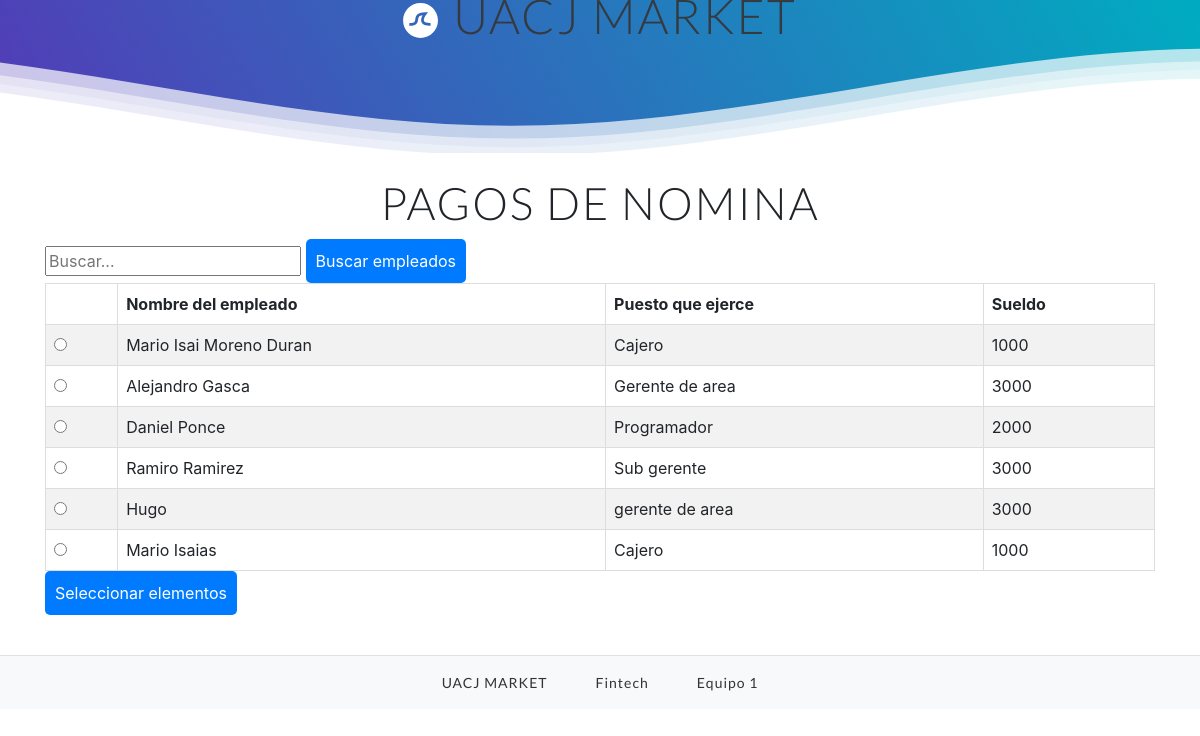
Screenshot of /nomina/ with the database file from the repository.
### sitio/models.py (models this page shows, shortened)
class empleados(models.Model):
    Nombre = models.CharField(max_length=50)
    puesto = models.CharField(max_length=50)
    sueldo = models.IntegerField()

### sitio/views.py (the view)
# urls.py: path('nomina/', views.nominas, name="nomina"),
def nominas(request):
    datos = empleados.objects.all()
    if request.method == 'POST':
         datos  = request.POST.getlist('datos')
         datos = datos[0]
         datos = empleados.objects.filter(id=datos)
         return render(request, 'sitio/nominas/transferenciaNomina.html', {'datos': datos})
    else:
        return render(request, 'sitio/nominas/nomina.html', {'datos': datos})

### sitio/templates/sitio/nominas/nomina.html (shortened to what this page needs)
{% extends 'registration/layout.html' %} {% block content %}
<div class="row">
    <div class="col-12 mb-3">
        <h1 class="text-uppercase text-center display-4 title-form-register">PAGOS DE NOMINA</h1>
        <form method="GET">
            <input type="text" name="buscar" placeholder="Buscar..." value="{{ request.GET.buscar }}">
            <button type="submit" style="background-color: #007bff; color: #fff; padding: 10px; border: none; border-radius: 5px; cursor: pointer;">Buscar empleados</button>
        </form>
        <form method="post" action="{% url 'SITIO:nomina' %}">
            <table>
              <tr>
                <th></th>
                <th>Nombre del empleado</th>
                <th>Puesto que ejerce</th>
                <th>Sueldo</th>
              </tr>
              {% for dato in datos %}
              <tr>
                <td> <input type="radio" name="datos" value="{{ dato.id }}"> </td>
                <td>{{ dato.Nombre }}</td>
                <td>{{ dato.puesto }}</td>
                <td>{{ dato.sueldo }}</td>
              </tr>
              {% endfor %}
            </table>
            <input type="submit" style="background-color: #007bff; color: #fff; padding: 10px; border: none; border-radius: 5px; cursor: pointer;" value="Seleccionar elementos" disabled>
          </form>
</div>
{% endblock %}

### sitio/static/sitio/style.css (style rules this page uses)
body { background-image: url('media/Fondo.png'); }
.title-form-register { font-size: 2.8em; }

### ECOMMERCE/templates/registration/layout.html (style rules this page uses)
body { margin: 0; }
h1 { font-family: 'Lato', sans-serif; font-weight: 300; letter-spacing: 2px; font-size: 48px; }

### sitio/templates/sitio/nominas/nomina.html (style rules this page uses)
table { border-collapse: collapse; width: 100%; }
th, td { border: 1px solid #dddddd; text-align: left; padding: 8px; }
tr:nth-child(even) { background-color: #f2f2f2; }

### rows the page displays
empleados: Nombre "Mario Isai Moreno Duran", puesto "Cajero", sueldo "1000"
empleados: Nombre "Alejandro Gasca", puesto "Gerente de area", sueldo "3000"
empleados: Nombre "Daniel Ponce", puesto "Programador", sueldo "2000"
empleados: Nombre "Ramiro Ramirez", puesto "Sub gerente", sueldo "3000"
empleados: Nombre "Hugo", puesto "gerente de area", sueldo "3000"
empleados: Nombre "Mario Isaias", puesto "Cajero", sueldo "1000"
